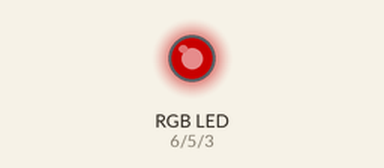
A sketch run on a simulated Arduino Uno, built with avr-gcc and run on an emulated ATmega328P. Shown: an RGB LED mixed from three pins (HIGH = lit). Dim RGB values are drawn brighter than linear.

Above: at 0.05 s.
At 1.5 s:
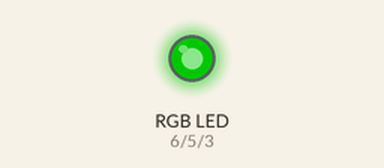
At 3.0 s:
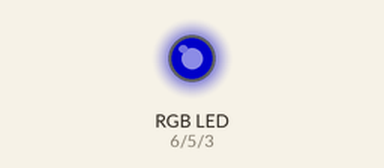
At 4.0 s:
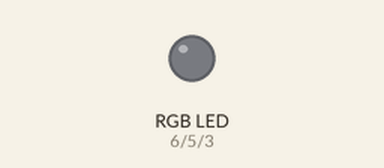
At 6.0 s:
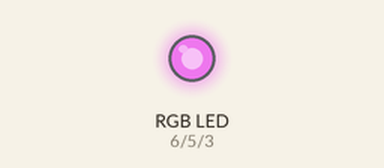
Timing chart, 0 to 7.8 s (numbered marks = the images above):
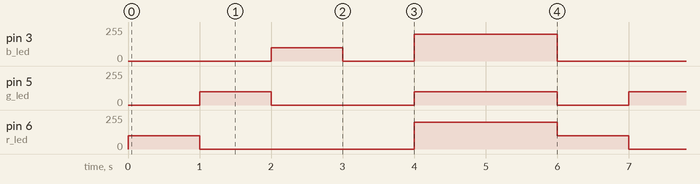

The sketch:

PWM_RGB_LED.ino
```cpp
/*
 * 控制LED灯开关，在一个循环周期内前两秒使LED灯处于点亮状态，后两秒关闭LED灯
 * 1.setup 中设置引脚为输出模式
 * 2.loop 中向引脚输出高电压，休眠 2000 毫秒后，再输出低电压，再休眠 2000 毫秒
 *
 */
// int led = 3;
int r_led = 6;
int g_led = 5;
int b_led = 3;
void setup() {
  // Serial.begin(57600);
  pinMode(r_led, OUTPUT);
  pinMode(g_led, OUTPUT);
  pinMode(b_led, OUTPUT);
}
/*利用pwm给led调个颜色*/
void set_led_pwm(int led,int value) {
  analogWrite(led, value);
}
void setRGB(int r,int g,int b){//设置
  set_led_pwm(r_led,r);
  set_led_pwm(g_led,g);
  set_led_pwm(b_led,b);
}
void resetRGB(){//清除
    set_led_pwm(r_led,0);
  set_led_pwm(g_led,0);
  set_led_pwm(b_led,0);
}
void loop() {
  set_led_pwm(r_led,100);
  delay(1000);
    set_led_pwm(r_led,0);

    set_led_pwm(g_led,100);
  delay(1000);
      set_led_pwm(g_led,0);

    set_led_pwm(b_led,100);
  delay(1000);
      set_led_pwm(b_led,0);
  delay(1000);
    setRGB(200,100,200);
      delay(2000);
      resetRGB();
}
```

Measured:
- by itself, pin 3 (b_led): repeats every 6.0 s: 0/255 1.0 s, 200/255 2.0 s, 0/255 2.0 s, 100/255 1.0 s
- by itself, pin 5 (g_led): repeats every 6.0 s: 0/255 2.0 s, 100/255 2.0 s, 0/255 1.0 s, 100/255 1.0 s
- by itself, pin 6 (r_led): repeats every 6.0 s: 0/255 3.0 s, 200/255 2.0 s, 100/255 1.0 s
